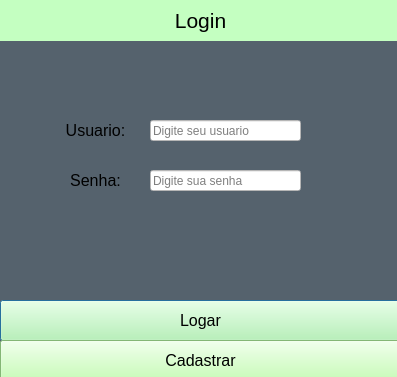
<?xml version="1.0" encoding="UTF-8"?>
<ui version="4.0">
 <class>menu</class>
 <widget class="QDialog" name="menu">
  <property name="geometry">
   <rect>
    <x>0</x>
    <y>0</y>
    <width>397</width>
    <height>377</height>
   </rect>
  </property>
  <property name="windowTitle">
   <string>Dialog</string>
  </property>
  <property name="styleSheet">
   <string notr="true">background-color: rgb(85, 98, 109);
</string>
  </property>
  <property name="modal">
   <bool>false</bool>
  </property>
  <widget class="QPushButton" name="logar">
   <property name="geometry">
    <rect>
     <x>0</x>
     <y>300</y>
     <width>401</width>
     <height>41</height>
    </rect>
   </property>
   <property name="font">
    <font>
     <pointsize>12</pointsize>
    </font>
   </property>
   <property name="styleSheet">
    <string notr="true">background-color: rgb(185, 255, 164);</string>
   </property>
   <property name="text">
    <string>Logar</string>
   </property>
  </widget>
  <widget class="QPushButton" name="cadastro">
   <property name="geometry">
    <rect>
     <x>0</x>
     <y>340</y>
     <width>401</width>
     <height>41</height>
    </rect>
   </property>
   <property name="font">
    <font>
     <pointsize>12</pointsize>
    </font>
   </property>
   <property name="styleSheet">
    <string notr="true">background-color: rgb(185, 255, 164);</string>
   </property>
   <property name="text">
    <string>Cadastrar</string>
   </property>
  </widget>
  <widget class="QLabel" name="label">
   <property name="geometry">
    <rect>
     <x>0</x>
     <y>0</y>
     <width>401</width>
     <height>41</height>
    </rect>
   </property>
   <property name="font">
    <font>
     <family>Tahoma</family>
     <pointsize>16</pointsize>
    </font>
   </property>
   <property name="styleSheet">
    <string notr="true">background-color: rgb(196, 255, 193);</string>
   </property>
   <property name="text">
    <string>Login</string>
   </property>
   <property name="alignment">
    <set>Qt::AlignCenter</set>
   </property>
  </widget>
  <widget class="QLineEdit" name="usuario">
   <property name="geometry">
    <rect>
     <x>150</x>
     <y>120</y>
     <width>151</width>
     <height>21</height>
    </rect>
   </property>
   <property name="styleSheet">
    <string notr="true">background-color: rgb(255, 255, 255);</string>
   </property>
   <property name="placeholderText">
    <string>Digite seu usuario</string>
   </property>
  </widget>
  <widget class="QLabel" name="label_2">
   <property name="geometry">
    <rect>
     <x>50</x>
     <y>110</y>
     <width>91</width>
     <height>41</height>
    </rect>
   </property>
   <property name="font">
    <font>
     <pointsize>12</pointsize>
    </font>
   </property>
   <property name="styleSheet">
    <string notr="true">background-color: rgb(85, 98, 109);</string>
   </property>
   <property name="text">
    <string>Usuario:</string>
   </property>
   <property name="alignment">
    <set>Qt::AlignCenter</set>
   </property>
  </widget>
  <widget class="QLabel" name="lable_senha">
   <property name="geometry">
    <rect>
     <x>50</x>
     <y>160</y>
     <width>91</width>
     <height>41</height>
    </rect>
   </property>
   <property name="font">
    <font>
     <pointsize>12</pointsize>
    </font>
   </property>
   <property name="styleSheet">
    <string notr="true">background-color: rgb(85, 98, 109);</string>
   </property>
   <property name="text">
    <string>Senha:</string>
   </property>
   <property name="alignment">
    <set>Qt::AlignCenter</set>
   </property>
  </widget>
  <widget class="QLineEdit" name="senha">
   <property name="geometry">
    <rect>
     <x>150</x>
     <y>170</y>
     <width>151</width>
     <height>21</height>
    </rect>
   </property>
   <property name="styleSheet">
    <string notr="true">background-color: rgb(255, 255, 255);</string>
   </property>
   <property name="echoMode">
    <enum>QLineEdit::Password</enum>
   </property>
   <property name="readOnly">
    <bool>false</bool>
   </property>
   <property name="placeholderText">
    <string>Digite sua senha</string>
   </property>
  </widget>
 </widget>
 <resources/>
 <connections/>
</ui>
